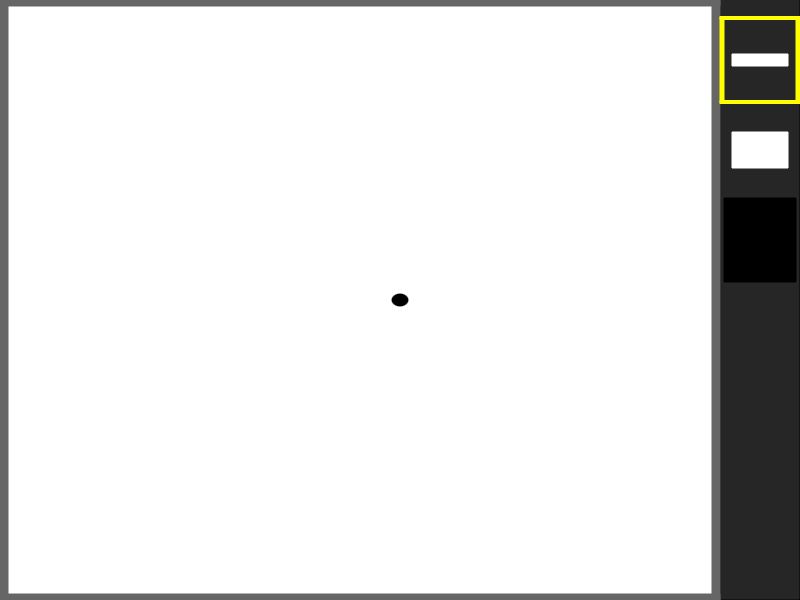

Here is the MATLAB script that generated this plot: (Note: this script raises an error after producing the figure.)
function PAINT

    % - - - SETUP DEL PROGRAMA - - - 

    % paleta de colores
    paleta_colores = ...
        [1 .5  0  1  0  0 .8 .6 .6;      % r                 
         1 .5  0  0  1  0 .6 .8 .6;      % g
         1 .5  0  0  0  1 .6 .6 .8]';    % b
    
    % contador para el numero de lineas
    cont_lineas = 0;
     
    % hacer que las unidades de la pantalla vayan de 0 a 1
    set(0, 'units', 'normalized');   

    % forma la ventana del programa
    % los @ le dicen al programa que se usan esas funciones
    set(gcf, ...
        'color',   [0 0 0], ...
        'menubar', 'none', ...
        'closerequestfcn',     @close_req_call,  ...
        'units',   'normalized', ...
        'numbertitle',        'off', ...
        'windowstate', 'maximized');
    
    % fija los limites de la pantalla
    set(gca, ...
        'units',    'normalized','xlim', [0 1], ...          
        'position', [0 0 1 1],   'ylim', [0 1], ...     
        'ticklen',  [0 0],       'pickableparts','none', ...
        'box',      'on');    
       
    % muestra el panel lateral
    top_panel = box( .95, .95, .05, .95,  [.15 .15 .15], [0 0 0]); 

    % crea el marco gris alrededor del lienzo
    canvas_frame(1) = box( .45,  .005, .45,  .005, [.4  .4  .4],  [.4  .4  .4]);
    canvas_frame(2) = box( .45,  .995, .45,  .005, [.4  .4  .4],  [.4  .4  .4]); 
    canvas_frame(3) = box( .005, .45,  .005, .55,  [.4  .4  .4],  [.4  .4  .4]); 
    canvas_frame(4) = box( .895, .45,  .005, .55,  [.4  .4  .4],  [.4  .4  .4]);

    % muestra el cuadro amarillo que señala el modo actual
    cuadro_modo(1) = box( .95,  .83, .05,  .0025, [1 1 0],  [1 1 0]);
    cuadro_modo(2) = box( .95,  .97, .05,  .0025, [1 1 0],  [1 1 0]); 
    cuadro_modo(3) = box( .9025, .9,  .0025, .0725,  [1 1 0],  [1 1 0]); 
    cuadro_modo(4) = box( .9975, .9,  .0025, .0725,  [1 1 0],  [1 1 0]);

    % nombres de los ficheros de audio de los colores
    files_colores = ["audios/Blanco.m4a","audios/Gris.m4a","audios/Negro.m4a","audios/Rojo.m4a","audios/Verde.m4a","audios/Azul.m4a","audios/Rojopastel.m4a","audios/Verdepastel.m4a","audios/Azulpastel.m4a"];

    % - - - INICIAR NORAXON Y PARÁMETROS DEL PAINT - - -

    %[stream_config, sensor_selection] = noraxon_stream_init('127.0.0.1', '9220');
    program_on  = 1;
    modo = 1;            % modo inicial (1 navegar, 2 pintar, 3 elegir color)
    indice_color = 3;    % indice del color inicial
    movimiento = 0.0015;  % factor de movimiento
    brush_size = 6;      % grosor del pincel
    factor_grosor = 5;   % factor de grosor

    % - - - INCIAR EL PINCEL - - - 

    active_color = paleta_colores(indice_color,:); % color inicial
    hold on; % Permite superponer gráficos en la figura actual
    pincel = rectangle('Position', [0.5-0.01, 0.5-0.01, 0.02, 0.02], ...
                       'Curvature', [1, 1], ...
                       'FaceColor', active_color); 
    hold off;

    % simbolos del panel lateral
    labels(1) = box( .95,  .90,  .035, .01,  [1 1 1], [1 1 1]); %  = 
    labels(2) = box( .95,  .75,  .035, .03,  [1 1 1], [1 1 1]); % |_|
    labels(3) = box( .95,  .60,  .045, .07,  active_color, active_color);

    % - - - BUCLE DEL PROGRAMA - - - 
    
    while program_on == 1
        % Recoger datos Noraxon
        % Data = noraxon_stream_collect(stream_config, 0.3);
        % samplingRate = 1500;

        % flexion_dcha = movmean(abs(Data(1).samples(:)),samplingRate);
        % extension_dcha = movmean(abs(Data(2).samples(:)),samplingRate);
        % flexion_izq = movmean(abs(Data(3).samples(:)),samplingRate);
        % extension_izq = movmean(abs(Data(4).samples(:)),samplingRate);

        % Recoger datos de un archivo EMG
        file = load('EMG 2 channel Wrist Flex_Ext_Raw.mat');
        samplingRate = file.samplingRate;  % Accede a la variable deseada desde la estructura
        Data = file.Data;

        flexion_dcha = movmean(abs(Data{2}),samplingRate);
        extension_dcha = movmean(abs(Data{3}),samplingRate);
        flexion_izq = movmean(abs(Data{2}),samplingRate);
        extension_izq = movmean(abs(Data{3}),samplingRate);

        % booleanos
        umbral_flexion = 20;
        umbral_extension = 18;
               
        cocontraccion_dcha = false;
        cocontraccion_izq = false;

        cambio_dcha = false;
        cambio_izq = false;

        dibujando_dcha = false;
        dibujando_izq = false;

        % bucle para el data       
        for i = 1 : length(flexion_izq)

            % obtener la posición actual del pincel
            pincel_pos = get(pincel, 'Position'); 
            
            % actualiza el color del puncel
            set(pincel, ...
                'FaceColor', active_color);

            % DERECHA
            if (flexion_dcha(i)>umbral_flexion && extension_dcha(i)>umbral_extension)
                % COCONTRACCION DCHA
                if (~cocontraccion_dcha)
                    cocontraccion_dcha = true;
                    if (modo==1) % CAMBIO A MODO PINCEL
                        modo = 2;

                        % eliminar el cuadro amarillo del anterior modo y crear uno nuevo
                        delete(findobj(cuadro_modo));
                        
                        cuadro_modo(1) = box( .95,   .68,  .05,   .0025,  [1 1 0],  [1 1 0]);
                        cuadro_modo(2) = box( .95,   .82,  .05,   .0025,  [1 1 0],  [1 1 0]); 
                        cuadro_modo(3) = box( .9025, .75,  .0025, .0725,  [1 1 0],  [1 1 0]); 
                        cuadro_modo(4) = box( .9975, .75,  .0025, .0725,  [1 1 0],  [1 1 0]);

                        % AUDIO
                        filename = 'audios/Pintar.m4a';
                        [y, Fs] = audioread(filename);
                        player = audioplayer(y, Fs);
                        play(player);
                        pause(2);
                        stop(player);
                        
                    elseif (modo==2) % CAMBIO A MODO COLOR
                        modo = 3;

                        % eliminar el cuadro amarillo del anterior modo y crear uno nuevo
                        delete(findobj(cuadro_modo));
                        cuadro_modo(1) = box( .95,  .53, .05,  .0025, [1 1 0],  [1 1 0]);
                        cuadro_modo(2) = box( .95,  .67, .05,  .0025, [1 1 0],  [1 1 0]); 
                        cuadro_modo(3) = box( .9025, .6,  .0025, .0725,  [1 1 0],  [1 1 0]); 
                        cuadro_modo(4) = box( .9975, .6,  .0025, .0725,  [1 1 0],  [1 1 0]);

                        % AUDIO
                        filename = 'audios/Colores.m4a';
                        [y, Fs] = audioread(filename);
                        player = audioplayer(y, Fs);
                        play(player);
                        pause(3.5);
                        stop(player);
                        
                        % desplegar el marco del menú de colores
                        cuadro_colores(1) = box( .45,   .746, .20,  .005, [.4  .4  .4],  [.4  .4  .4]);
                        cuadro_colores(2) = box( .45,   .254, .20,  .005, [.4  .4  .4],  [.4  .4  .4]); 
                        cuadro_colores(3) = box( .255,  .5,  .005, .24,  [.4  .4  .4],  [.4  .4  .4]); 
                        cuadro_colores(4) = box( .645,  .5,  .005, .24,  [.4  .4  .4],  [.4  .4  .4]);
                    
                        % muestra los rectangulos de colores en la pantalla
                        color = 1;
                        for fila = 1 : 3
                            for columna = 1 : 3
                                colores(color) = box( .324 + .126*(columna - 1), .66 - .16*(fila - 1), .063, .08, ...
                                    paleta_colores(color,:), 'black');
                                color = color + 1;
                            end
                        end
                        
                        % crea el cuadro amarillo que indica el color
                        for fila = 1:3
                            for columna = 1:3
                                if (columna*fila + (3-columna)*(fila-1)) == indice_color 
                                    break;
                                end
                            end
                            if (columna*fila + (3-columna)*(fila-1)) == indice_color 
                                break;
                            end
                        end
                
                        cuadro_color(1) = box( .325 + (columna - 1)*.125, .7375 - (fila - 1)*.161,   .0625, .0025, [1  1  0],  [1  1  0]);
                        cuadro_color(2) = box( .325 + (columna - 1)*.125, .5845 - (fila - 1)*.1615,  .0625, .0025, [1  1  0],  [1  1  0]); 
                        cuadro_color(3) = box( .263 + (columna - 1)*.126, .66   - (fila - 1)*.16,    .0025, .079,  [1  1  0],  [1  1  0]); 
                        cuadro_color(4) = box( .385 + (columna - 1)*.126, .66   - (fila - 1)*.16,    .0025, .079,  [1  1  0],  [1  1  0]);
                

                    else % CAMBIA A MODO NAVEGAR
                        % elimina todo lo creado en el modo 2
                        delete(findobj(cuadro_colores));
                        delete(findobj(colores));
                        delete(findobj(cuadro_color));
                        
                        modo = 1;

                        % eliminar el cuadro amarillo del anterior modo y crear uno nuevo
                        delete(findobj(cuadro_modo));
                        
                        cuadro_modo(1) = box( .95,   .83, .05,   .0025,  [1 1 0],  [1 1 0]);
                        cuadro_modo(2) = box( .95,   .97, .05,   .0025,  [1 1 0],  [1 1 0]); 
                        cuadro_modo(3) = box( .9025, .9,  .0025, .0725,  [1 1 0],  [1 1 0]); 
                        cuadro_modo(4) = box( .9975, .9,  .0025, .0725,  [1 1 0],  [1 1 0]);

                        % AUDIO
                        filename = 'audios/Navegar.m4a';
                        [y, Fs] = audioread(filename);
                        player = audioplayer(y, Fs);
                        play(player);
                        pause(3); 
                        stop(player);

                    end
                end


            else
                % NO COCONTRACCION DERECHA
                cocontraccion_dcha = false;
                if (flexion_dcha(i)>umbral_flexion && extension_dcha(i)<umbral_extension)
                    if (modo == 3 && ~cambio_dcha) % MOVER DERECHA POR PANEL DE COLORES
                        cambio_dcha = true;
                        if (indice_color == 9)
                            indice_color = 1;
                        else
                            indice_color = indice_color + 1;
                        end

                        % eliminar el cuadro amarillo del anterior color y crear uno nuevo
                        delete(findobj(cuadro_color));
                        dibujar_cuadro_color(indice_color);

                        % AUDIO
                        filename = files_colores(indice_color);
                        [y, Fs] = audioread(filename);
                        player = audioplayer(y, Fs);
                        play(player);
                        pause(2);
                        stop(player);
                        
                    else
                        if (modo == 2 && pincel_pos(1) + pincel_pos(3) < .89) % MOVER DERECHA PINCEL
                            pincel_pos(1) = pincel_pos(1) + movimiento; % Mover hacia la derecha dentro de los límites

                            if (~dibujando_dcha)
                                % crea una nueva línea
                                dibujando_dcha = true;
                                cont_lineas = cont_lineas + 1;
                                brush_line(cont_lineas) = animatedline( ...
                                    'linewidth', brush_size, 'color', active_color);
                            end

                            % actualiza el grosor del pincel
                            set( brush_line( cont_lineas), 'linewidth', brush_size);

                            % añade puntos a la línea ya creada
                            addpoints( brush_line( cont_lineas), pincel_pos(1) + 0.01, pincel_pos(2) + 0.01);

                            % hace que el pincel quede por encima de la linea
                            uistack(pincel, 'top');

                        elseif (modo == 1 && pincel_pos(1) + pincel_pos(3) < .89) % MOVER DERECHA RATON
                            pincel_pos(1) = pincel_pos(1) + movimiento; % Mover hacia la derecha dentro de los límites
                        
                        end
                    end
                elseif (flexion_dcha(i)<umbral_flexion && extension_dcha(i)>umbral_extension)
                    if (modo == 3 && ~cambio_dcha) % MOVER IZQUIERDA POR PANEL DE COLORES
                        cambio_dcha = true;
                        if (indice_color == 1)
                            indice_color = 9;
                        else
                            indice_color = indice_color - 1;
                        end
                        
                        % eliminar el cuadro amarillo del anterior color y crear uno nuevo
                        delete(findobj(cuadro_color));
                        dibujar_cuadro_color(indice_color);

                        % AUDIO
                        filename = files_colores(indice_color);
                        [y, Fs] = audioread(filename);
                        player = audioplayer(y, Fs);
                        play(player);
                        pause(2); 
                        stop(player);

                    else 
                        if (modo == 2 && pincel_pos(1) > .01) % MOVER IZQUIERDA PINCEL
                            pincel_pos(1) = pincel_pos(1) - movimiento; % Mover hacia la izquierda dentro de los límites

                            if (~dibujando_dcha)
                                % crea una nueva línea
                                dibujando_dcha = true;
                                cont_lineas = cont_lineas + 1;
                                brush_line(cont_lineas) = animatedline( ...
                                    'linewidth', brush_size, 'color', active_color);
                            end

                            % actualiza el grosor del pincel
                            set( brush_line( cont_lineas), 'linewidth', brush_size);

                            % añade puntos a la línea ya creada
                            addpoints( brush_line( cont_lineas), pincel_pos(1) + 0.01, pincel_pos(2) + 0.01);

                            % hace que el pincel quede por encima de la linea
                            uistack(pincel, 'top');

                        elseif (modo == 1 && pincel_pos(1) > .01) % MOVER IZQUIERDA RATON
                            pincel_pos(1) = pincel_pos(1) - movimiento; % Mover hacia la izquierda dentro de los límites

                        end
                    end
                else
                    % NO MOVERSE
                    cambio_dcha = false;
                    dibujando_dcha = false;
                end
            end
    




            %IZQUIERDA
            if (flexion_izq(i)>umbral_flexion && extension_izq(i)>umbral_extension)
                %COCONTRACCION IZQ
                if (~cocontraccion_izq)
                    cocontraccion_izq = true;
                    if (modo == 1) % GUARDAR JPG

                        % AUDIO
                        filename = 'audios/Guardar.m4a';
                        [y, Fs] = audioread(filename);
                        player = audioplayer(y, Fs);
                        play(player);
                        pause(3);
                        stop(player);

                        % guardado del archivo en .jpg
                        image_data = getfield( getframe( gcf),'cdata');
                        image_file = uiputfile({'paint.jpg'});
                        if image_file ~= 0
                            imwrite(image_data, image_file);  
                        end
                        

                    elseif (modo == 2) % CAMBIAR GROSOR
                        brush_size = brush_size + factor_grosor;
                        factor_grosor = factor_grosor * (-1);

                        % AUDIO
                        if (factor_grosor > 0)
                            filename = 'audios/Pinfino.m4a';
                        else
                            filename = 'audios/Pingrueso.m4a';
                        end
                        [y, Fs] = audioread(filename);
                        player = audioplayer(y, Fs);
                        play(player);
                        pause(2.5);
                        stop(player);

                    else % SELECCIONAR COLOR
                        % actualiza el nuevo color
                        active_color = paleta_colores(indice_color,:);
                        set(pincel, 'FaceColor', active_color);

                        % elimina el color del cuadrado en el panel lateral y crea otro con el color actualizado
                        delete(labels(3));
                        labels(3) = box( .95,  .60,  .045, .07,  active_color, active_color);

                        % hace que el cuadro amarillo que indica el modo quede por encima del nuevo rectangulo de color creado
                        uistack(cuadro_modo(1), 'top');
                        uistack(cuadro_modo(2), 'top');
                        uistack(cuadro_modo(3), 'top');
                        uistack(cuadro_modo(4), 'top');

                    end
                end


            else
                %NO COCONTRACCION IZQUIERDA
                cocontraccion_izq = false;
                if (flexion_izq(i)>umbral_flexion && extension_izq(i)<umbral_extension)
                    if (modo == 1 && pincel_pos(2) + pincel_pos(4) < 0.9) % MOVER ARRIBA RATON
                        pincel_pos(2) = pincel_pos(2) + movimiento; % Mover hacia arriba dentro de los límites

                    elseif (modo == 2 && pincel_pos(2) + pincel_pos(4) < 0.9) % MOVER ARRIBA PINCEL
                        pincel_pos(2) = pincel_pos(2) + movimiento; % Mover hacia arriba dentro de los límites

                        if (~dibujando_izq)
                            % crea una nueva línea
                            dibujando_izq = true;
                            cont_lineas = cont_lineas + 1;
                            brush_line(cont_lineas) = animatedline( ...
                                'linewidth', brush_size, 'color', active_color);
                        end

                        % actualiza el grosor del pincel
                        set( brush_line( cont_lineas), 'linewidth', brush_size);

                        % añade puntos a la línea ya creada
                        addpoints( brush_line( cont_lineas), pincel_pos(1) + 0.01, pincel_pos(2) + 0.01);

                        % hace que el pincel quede por encima de la linea
                        uistack(pincel, 'top');

                    elseif(modo == 3 && ~cambio_izq) % MOVER ARRIBA POR PANEL DE COLORES
                        cambio_izq = true;
                        if (indice_color <= 3)
                            indice_color = indice_color + 6;
                        else
                            indice_color = indice_color - 3;
                        end
                        
                        % eliminar el cuadro amarillo del anterior color y crear uno nuevo
                        delete(findobj(cuadro_color));
                        dibujar_cuadro_color(indice_color);

                        % AUDIO
                        filename = files_colores(indice_color);
                        [y, Fs] = audioread(filename);
                        player = audioplayer(y, Fs);
                        play(player);
                        pause(2);
                        stop(player);

                    end

                elseif (flexion_izq(i)<umbral_flexion && extension_izq(i)>umbral_extension)
                    if (modo == 1 && pincel_pos(2) > 0.01) % MOVER ABAJO RATON
                        pincel_pos(2) = pincel_pos(2) - movimiento; % Mover hacia abajo dentro de los límites

                    elseif (modo == 2 && pincel_pos(2) > 0.01) % MOVER ABAJO PINCEL
                        pincel_pos(2) = pincel_pos(2) - movimiento; % Mover hacia abajo dentro de los límites

                        if (~dibujando_izq)
                            % crea una nueva línea
                            dibujando_izq = true;
                            cont_lineas = cont_lineas + 1;
                            brush_line(cont_lineas) = animatedline( ...
                                'linewidth', brush_size, 'color', active_color);
                        end

                        % actualiza el grosor del pincel
                        set( brush_line( cont_lineas), 'linewidth', brush_size);

                        % añade puntos a la línea ya creada
                        addpoints( brush_line( cont_lineas), pincel_pos(1) + 0.01, pincel_pos(2) + 0.01);

                        % eliminar el cuadro amarillo del anterior color y crear uno nuevo
                        uistack(pincel, 'top');

                    elseif (modo == 3 && ~cambio_izq) % MOVER ABAJO POR PANEL DE COLORES
                        cambio_izq = true;
                        if (indice_color >= 7)
                            indice_color = indice_color - 6;
                        else
                            indice_color = indice_color + 3;
                        end
                        
                        delete(findobj(cuadro_color));
                        dibujar_cuadro_color(indice_color);

                        % AUDIO
                        filename = files_colores(indice_color);
                        [y, Fs] = audioread(filename);
                        player = audioplayer(y, Fs);
                        play(player);
                        pause(2);
                        stop(player);

                    end
                else
                    % NO MOVERSE
                    cambio_izq = false;
                    dibujando_izq = false;
                end
            end


            % Actualizar la posición del pincel
            set(pincel, 'Position', pincel_pos); 

            % pinta
            drawnow;
            
            if (~program_on)
                % elimina la ventana del programa
                delete(gcf);
                break;
            end
        end
    end
    

    % - - - Functions - - - 
    
    % genera un rectangulo
    % x esla posicion izquierda derecha, siendo 1 derecha del todo y 0
    % izquierda
    % y es la posicion arriba abajo, siendo 1 arriba del todo y 0 abajo
    % w es lo largo del rectángulo (lados)
    % h es lo ancho del rectángulo (abajo/arriba)
    function b = box(x, y, w, h, face_color, edge_color)
        b = patch( ...
            'vertices', [x-w, x-w, x+w, x+w; y-h, y+h, y+h, y-h]', ...
            'faces', [1, 2, 3, 4], ...
            'facecolor', face_color, ...
            'edgecolor', edge_color);
    end

    function dibujar_cuadro_color(indice_color)
        for fila = 1:3
            for columna = 1:3
                if (columna*fila + (3-columna)*(fila-1)) == indice_color 
                    break;
                end
            end
            if (columna*fila + (3-columna)*(fila-1)) == indice_color 
                break;
            end
        end

        cuadro_color(1) = box( .325 + (columna - 1)*.125, .7375 - (fila - 1)*.161,   .0625, .0025, [1  1  0],  [1  1  0]);
        cuadro_color(2) = box( .325 + (columna - 1)*.125, .5845 - (fila - 1)*.161,   .0625, .0025, [1  1  0],  [1  1  0]); 
        cuadro_color(3) = box( .263 + (columna - 1)*.126, .66   - (fila - 1)*.16,    .0025, .079,  [1  1  0],  [1  1  0]); 
        cuadro_color(4) = box( .385 + (columna - 1)*.126, .66   - (fila - 1)*.16,    .0025, .079,  [1  1  0],  [1  1  0]);
    end
    
   function close_req_call(~,~)
        program_on = 0;
    end
end